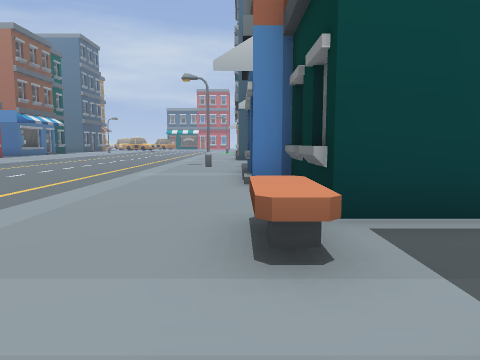
view 1 (above)

24 first-person views from a walk through a level from a Godot 3-D game. The camera is 1.5 m above the floor, tilts 6° down and sees 70° across. The floor is counted in squares, 2 m on a side. Each view is taken from the middle of a square. On the plan, view 1 faces up. The plan holds only what a view shows up to about 11 squares ahead; the rest is blank. The place goes on beyond the plan.

view 2
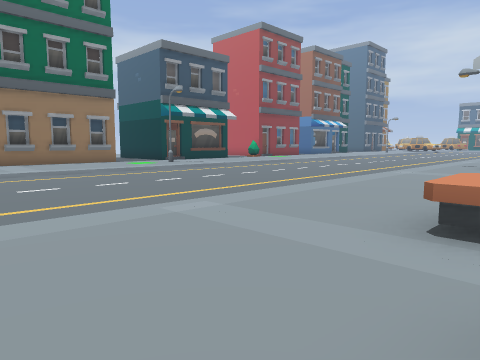

view 3
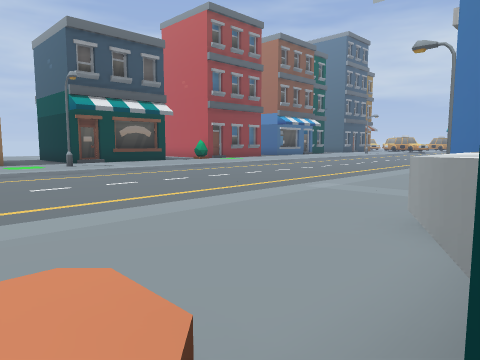

view 4
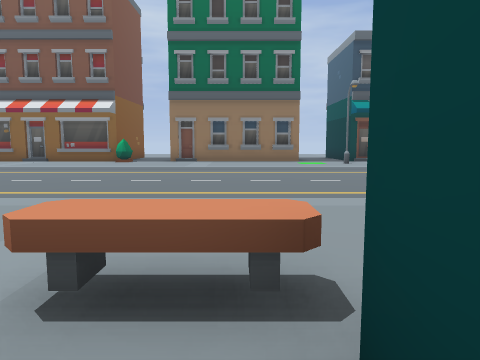

view 5
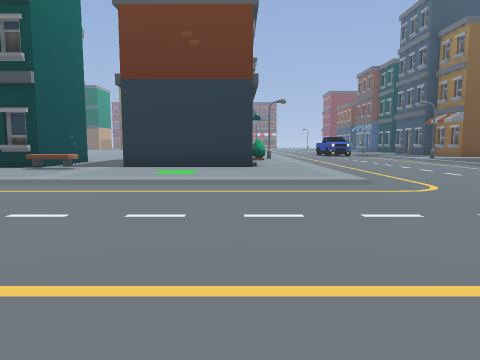

view 6
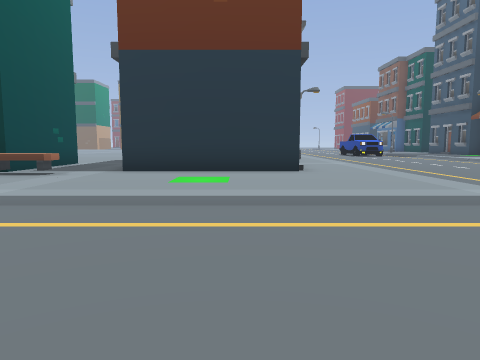

view 7
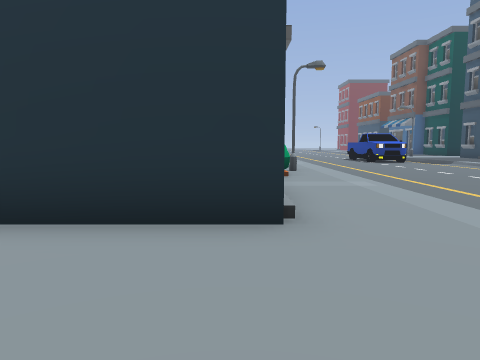

view 8
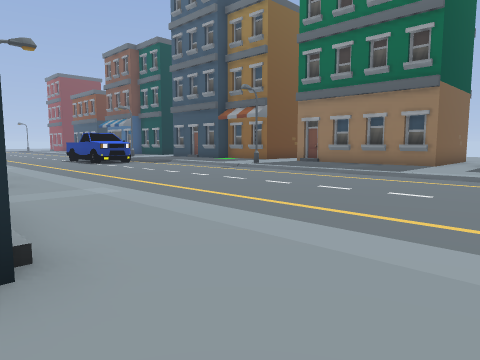

view 9
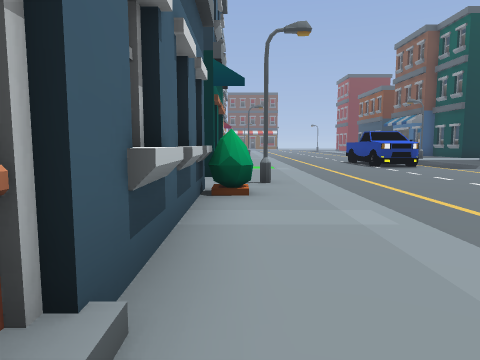

view 10
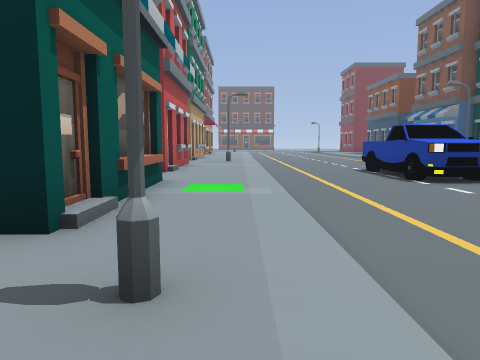

view 11
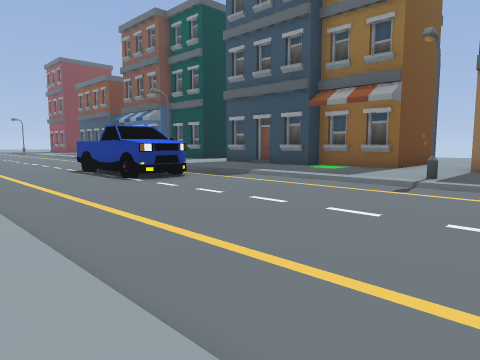

view 12
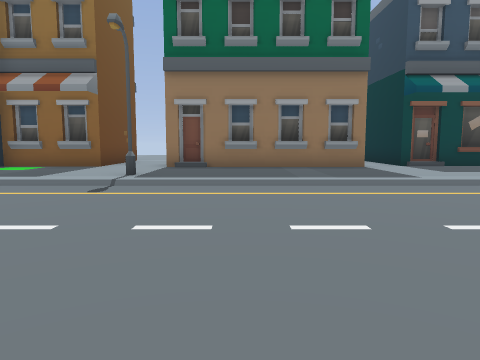

view 13
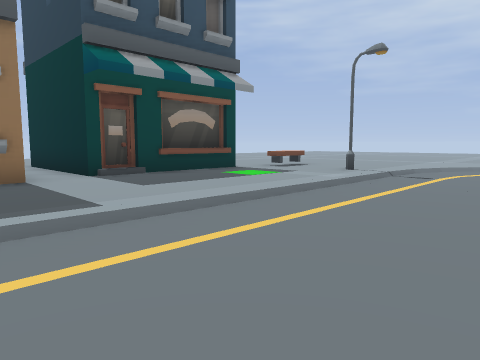

view 14
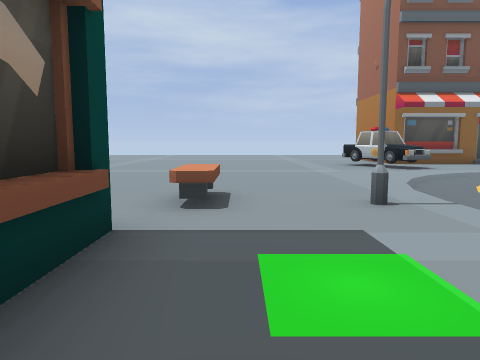

view 15
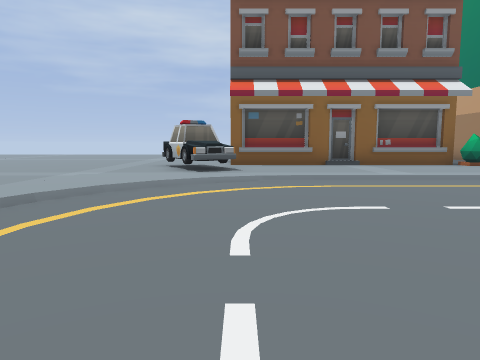

view 16
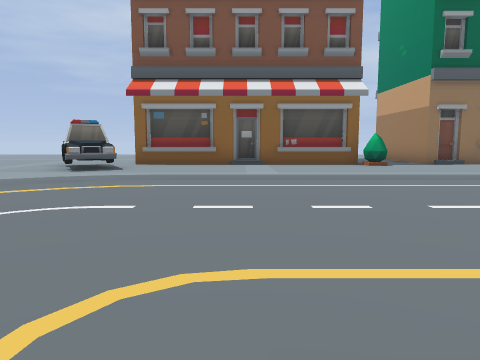

view 17
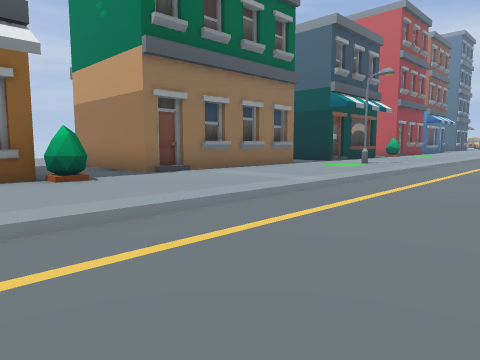

view 18
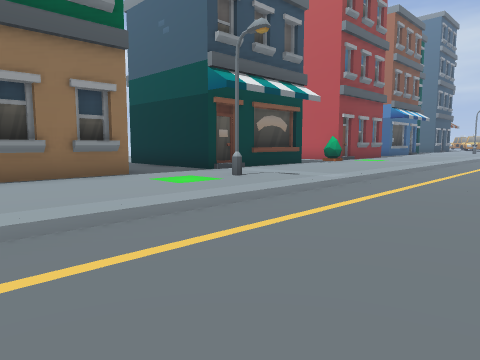

view 19
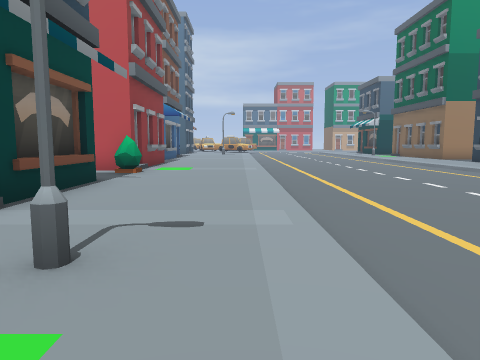

view 20
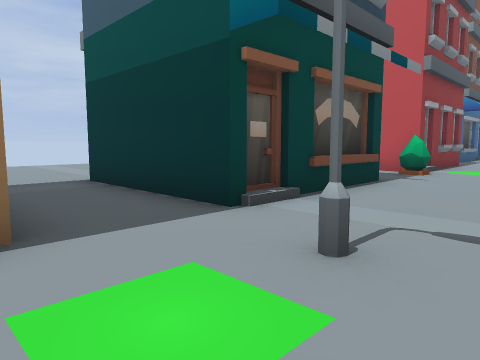

view 21
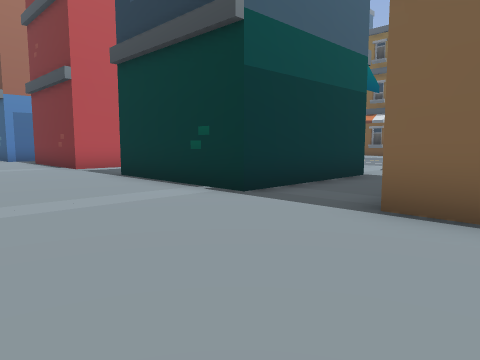

view 22
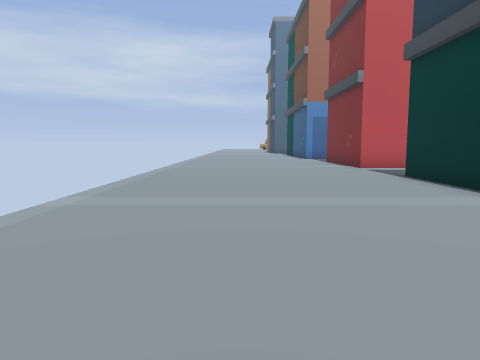

view 23
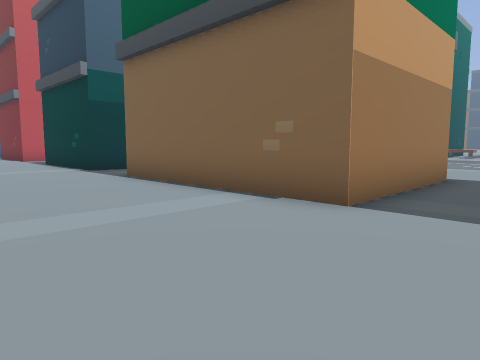

view 24
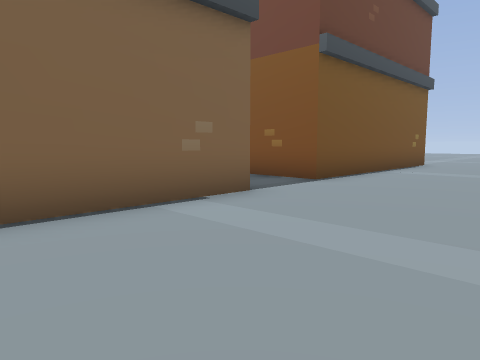

### Floor plan
Key: @ floor where view 1 was taken; # wall or solid block; . main floor; - floor 0.25 m lower than the main floor; / step, stairs or slope; ^ raised ledge; S streetlight; B bench; U bush; T truck; C car.
Columns run from 23 left of view 1 to 18 right of it. Each row starts with its distance up from view 1.
 16     ..#   #.../-----/
 15 ......#####.../-----/
 14 ........ .U.../-----/
 13 .......   ..../-----/.
 12 ......#   #.../-----/.
 11 ......#   #.../-----/.S.
 10 ......#   #.../-----/...#
  9 ......#   #.../-----/...#
  8 ......#####.../-----/...#
  7 ............S./-----/...#
  6 ............../-----/...#
  5  .....#   #.../-----/...#
  4   ....#   #.../-----/...####
  3   ....#   #.../-----/..B....
  2   ....#   #.../-----/..B....
  1   ....#   #.../-----/......
  0   ....#####.../-----/..@.#
 -1   ............/-----/....#
 -2   ........U.../-----/....#
 -3    ...#####.../-----/....#####..#####.###
 -4    ...#   #.../-----/........U.S.........
 -5     ..#   #.../-----/..........S.........
 -6     ..#   #.../-----/////////////////////
 -7     ..#   #.../---------------------------
 -8     ..#   #.../---------------------------
 -9           #.C./----------------------TTTT
-10            CCC.----------------------TT
-11           .C.../----------------------
-12           ......./////////////////////
-13           .........S...........S.....
-14           ..........................
-15           ........BB................
-16           ..    .....^^##.######.####
-17             ........#   #.      .#
-18             .....       #.
-19             ..          #.

Positions as (right, up) in squares from view 1, and headings:
1: (0, 0), facing up
2: (1, -1), facing up-left
3: (1, 3), facing up-left
4: (2, 3), facing left
5: (-10, -3), facing right
6: (-7, -2), facing right
7: (-2, -3), facing right
8: (-1, -3), facing down-right
9: (1, -4), facing right
10: (6, -5), facing right
11: (6, -5), facing down-right
12: (6, -6), facing down
13: (4, -9), facing down-left
14: (0, -15), facing left
15: (-2, -9), facing left
16: (-2, -6), facing left
17: (-6, -4), facing up-left
18: (-6, 2), facing up-left
19: (-10, 5), facing up
20: (-10, 5), facing up-left
21: (-21, 4), facing up-right
22: (-21, 4), facing up
23: (-21, -2), facing up-right
24: (-21, 4), facing down-right
